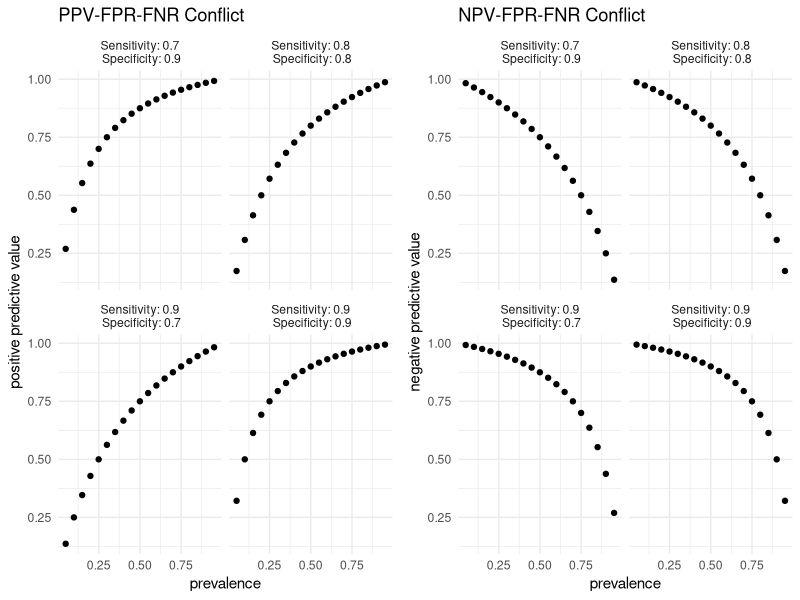

Source code (R):
## ---- chunk 1
library(dplyr)
library(ggplot2)
library(gridExtra)
## ---- chunk 2
ppv <- function(p, sens, spec){
  ppv <- (sens*p)/((sens*p) + ((1-spec)*(1-p)))
  return(ppv)
}

npv <- function(p, sens, spec){
  npv <- (spec*(1-p))/(((1-sens)*p) + (spec*(1-p)))
  return(npv)
}

dat_8080 <- data.frame(prevalence = seq(0.05,0.95,0.05)
                       , sens=0.80
                       , spec=0.80
                       , ppv = ppv(p=seq(0.05,0.95,0.05), 
                                   sens=0.80, 
                                   spec=0.80)
                       , npv = npv(p=seq(0.05,0.95,0.05), 
                                   sens=0.80, 
                                   spec=0.80))

dat_9090 <- data.frame(prevalence = seq(0.05,0.95,0.05)
                       , sens=0.90
                       , spec=0.90
                       , ppv = ppv(p=seq(0.05,0.95,0.05), 
                                   sens=0.90, 
                                   spec=0.90)
                       , npv = npv(p=seq(0.05,0.95,0.05), 
                                   sens=0.90, 
                                   spec=0.90))

dat_9070 <- data.frame(prevalence = seq(0.05,0.95,0.05)
                       , sens=0.90
                       , spec=0.70
                       , ppv = ppv(p=seq(0.05,0.95,0.05), 
                                   sens=0.90, 
                                   spec=0.70)
                       , npv = npv(p=seq(0.05,0.95,0.05), 
                                   sens=0.90, 
                                   spec=0.70))

dat_7090 <- data.frame(prevalence = seq(0.05,0.95,0.05)
                       , sens=0.70
                       , spec=0.90
                       , ppv = ppv(p=seq(0.05,0.95,0.05), 
                                   sens=0.70, 
                                   spec=0.90)
                       , npv = npv(p=seq(0.05,0.95,0.05), 
                                   sens=0.70, 
                                   spec=0.90))

dat_all <- bind_rows(dat_8080, dat_7090, dat_9070, dat_9090) |>
  mutate(sens_spec = paste0("Sensitivity: ", sens, 
                            "\n Specificity: ", spec)
         , fpr = 1 - spec
         , fnr = 1 - sens)

g1 <- ggplot(dat_all, aes(x=prevalence, y=ppv)) +
        geom_point() + 
        labs(x="prevalence", y="positive predictive value",
             title = "PPV-FPR-FNR Conflict") +
        facet_wrap(~sens_spec) +
  theme_minimal()
 
g2 <- ggplot(dat_all, aes(x=prevalence, y=npv)) +
        geom_point() + 
        labs(x="prevalence", y="negative predictive value",
             title = "NPV-FPR-FNR Conflict") +
        facet_wrap(~sens_spec) +
  theme_minimal()

grid.arrange(g1,g2, nrow=1, ncol=2)
